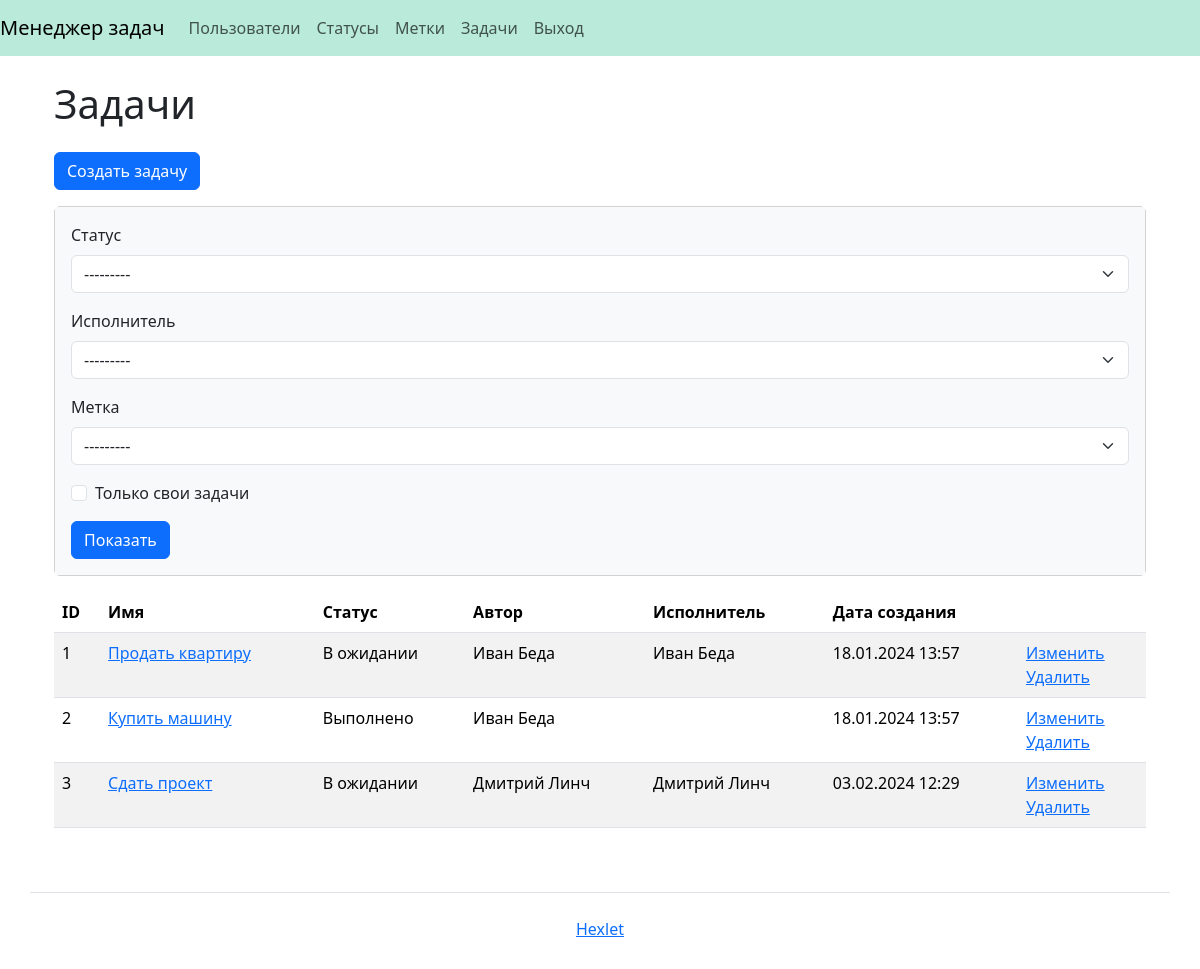
Screenshot of /tasks/ (signed in) with the database file from the repository.
### task_manager/tasks/models.py (models this page shows, shortened)
class Task(models.Model):
    name = models.CharField(
        max_length=150,
        blank=False,
        unique=True,
        verbose_name=_('Name')
    )
    description = models.TextField(
        blank=True,
        verbose_name=_('description')
    )
    creation_date = models.DateTimeField(
        auto_now_add=True
    )
    author = models.ForeignKey(
        User,
        on_delete=models.PROTECT,
        related_name='author',
        verbose_name=_('author')
    )
    status = models.ForeignKey(
        Status,
        on_delete=models.PROTECT,
        related_name='status',
        verbose_name=_('status')
    )
    executor = models.ForeignKey(
        User,
        on_delete=models.PROTECT,
        null=True,
        blank=True,
        related_name='executor',
        verbose_name=_('Executor')
    )
    labels = models.ManyToManyField(
        Label,
        through='TaskLabel',
        through_fields=('task', 'label'),
        blank=True,
        related_name='labels',
        verbose_name=_('Labels')
    )

### task_manager/statuses/models.py (models this page shows)
class Status(models.Model):
    name = models.CharField(
        max_length=100,
        blank=False,
        unique=True,
        verbose_name=_('Name')
    )
    creation_date = models.DateTimeField(
        auto_now_add=True
    )
    def __str__(self):
        return self.name

### task_manager/users/models.py (models this page shows)
class User(AbstractUser):
    def __str__(self):
        return self.get_full_name()

### task_manager/tasks/views.py (the view)
# urls.py: path('', TasksListView.as_view(), name='tasks'),
class TasksListView(BaseTaskView, FilterView):
    template_name = 'tasks/task_list.html'
    model = Task
    filterset_class = TaskFilter
    context_object_name = 'tasks'

### task_manager/labels/models.py (called while the page is built)
    def __str__(self):
        return self.name

### task_manager/mixins.py (called while the page is built)
    def dispatch(self, request, *args, **kwargs):
        if not self.request.user.is_authenticated:
            messages.error(self.request, self.permission_denied_message)
            return redirect(self.login_url)
        return super().dispatch(request, *args, **kwargs)

### task_manager/templates/tasks/task_list.html
{% extends 'base.html' %}
{% load django_bootstrap5 %}
{% load i18n %}
{% block content %}
<div class="container wrapper flex-grow-1">
    <h1 class="my-4">{% translate 'Tasks' %}</h1>
    <a class="btn btn-primary mb-3" href="{% url 'task_create' %}">{% trans 'Create task' %}</a>
    <div class="card mb-3">
        <div class="card-body bg-light">
            <form method="get">
                {% bootstrap_form filter.form %}
                <input class="btn btn-primary" type="submit" value="{% translate 'Show' %}">
            </form>
        </div>
    </div>
    <table class="table table-striped">
        <thead>
          <tr>
            <th>{% translate 'ID' %}</th>
            <th>{% translate 'Name' %}</th>
            <th>{% translate 'Status' %}</th>
            <th>{% translate 'Author' %}</th>
            <th>{% translate 'Executor' %}</th>
            <th>{% translate 'Creation date' %}</th>
            <th></th>
          </tr>
        </thead>
        <tbody>
        {% for task in tasks %}
          <tr>
            <td>{{ task.id }}</td>
            <td>
                <a href="{% url 'task_show' pk=task.pk %}">{{ task.name }}</a>
            </td>
            <td>{{ task.status }}</td>
            <td>{{ task.author }}</td>
            <td>{{ task.executor|default_if_none:"" }}</td>
            <td>{{ task.creation_date|date:"d.m.Y H:i" }}</td>
            <td>
              <a href="{% url 'task_update' pk=task.pk %}">{% translate 'Update' %}</a>
              <br>
              <a href="{% url 'task_delete' pk=task.pk %}">{% translate 'Delete' %}</a>
            </td>
          </tr>
        {% endfor %}
        </tbody>
    </table>
</div>
{% endblock %}

### rows the page displays
Task: id "1", name "Продать квартиру", status "В ожидании", author "Иван Беда", executor "Иван Беда", creation_date "18.01.2024 13:57"
Task: id "2", name "Купить машину", status "Выполнено", author "Иван Беда", creation_date "18.01.2024 13:57"
Task: id "3", name "Сдать проект", status "В ожидании", author "Дмитрий Линч", executor "Дмитрий Линч", creation_date "03.02.2024 12:29"
